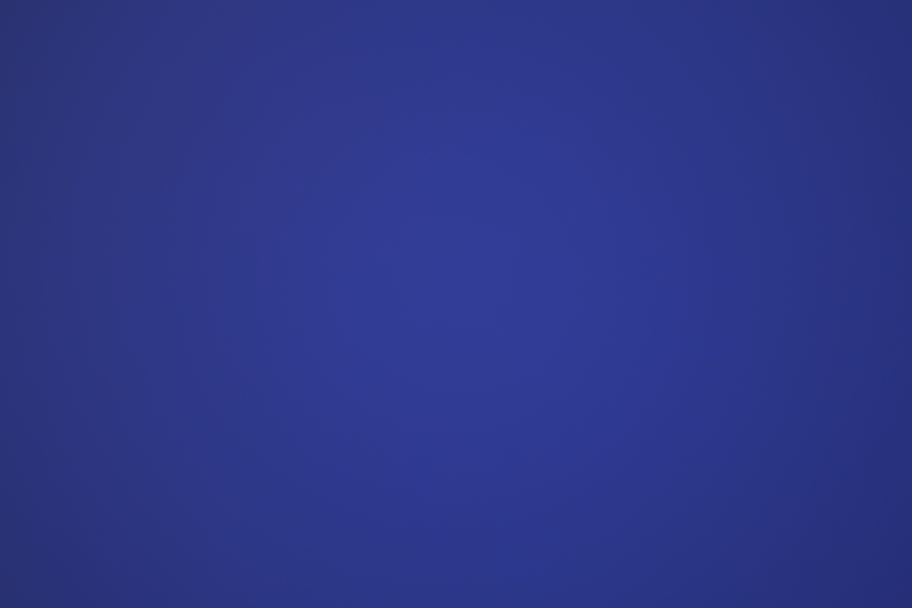
#> input picture calibration/flatfield_10x_5800K_bin3.png, 1824 x 1216 px (shown at 1/2 size)
$ python -i analyze_focus_scan.py   (imports and definitions only)   (older library calls are emulated)
#> lines starting #> are read from the running program, lines starting #| are printed output that depends on the picture
"""Analyze focus quality from scan_area_with_focus.py output.

Computes sharpness metrics per frame, correlates with Z tracking error,
and generates visualizations to validate focus tracking performance.

Usage:
    python analyze_focus_scan.py scans/test_focus_scan/
    python analyze_focus_scan.py scans/test_focus_scan/ --show
"""

import argparse
import csv
import json
from pathlib import Path

import cv2
import numpy as np
from PIL import Image


def analyze_frame(image_path: Path) -> dict:
    """Compute sharpness metrics for a single frame.

    Returns:
        Dict with tenengrad and laplacian variance metrics.
    """
#> called with image_path = 'calibration/flatfield_10x_5800K_bin3.png'
    img = cv2.imread(str(image_path))
#> img is the input picture: shape (1216, 1824, 3); mean B, G, R 136.2, 55.5, 45.2
    if img is None:
        return {"tenengrad": None, "laplacian": None}

    gray = cv2.cvtColor(img, cv2.COLOR_BGR2GRAY)
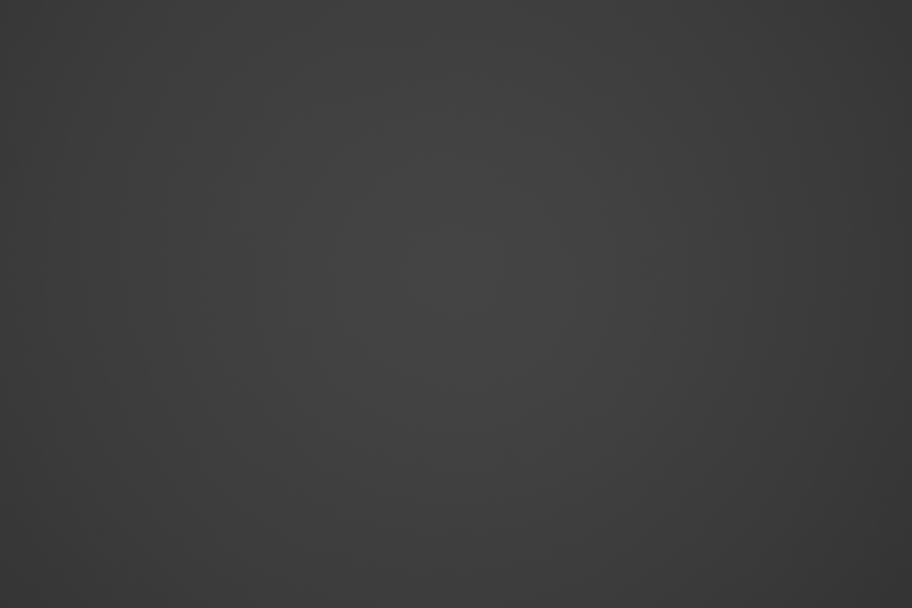
#> gray: shape (1216, 1824) (shown at 1/2 size); min 51, max 69, mean 61.6

    # Tenengrad - Sobel gradient magnitude (good for edges)
    sobel_x = cv2.Sobel(gray, cv2.CV_64F, 1, 0, ksize=5)
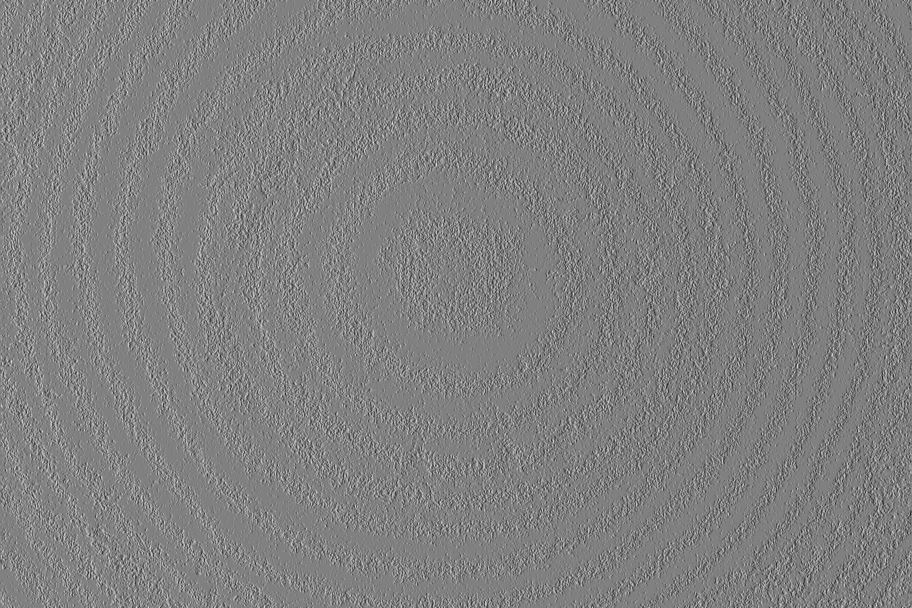
#> sobel_x: shape (1216, 1824) float64 (shown at 1/2 size); min -67, max 66, mean -0.1; drawn with min black and max white
    sobel_y = cv2.Sobel(gray, cv2.CV_64F, 0, 1, ksize=5)
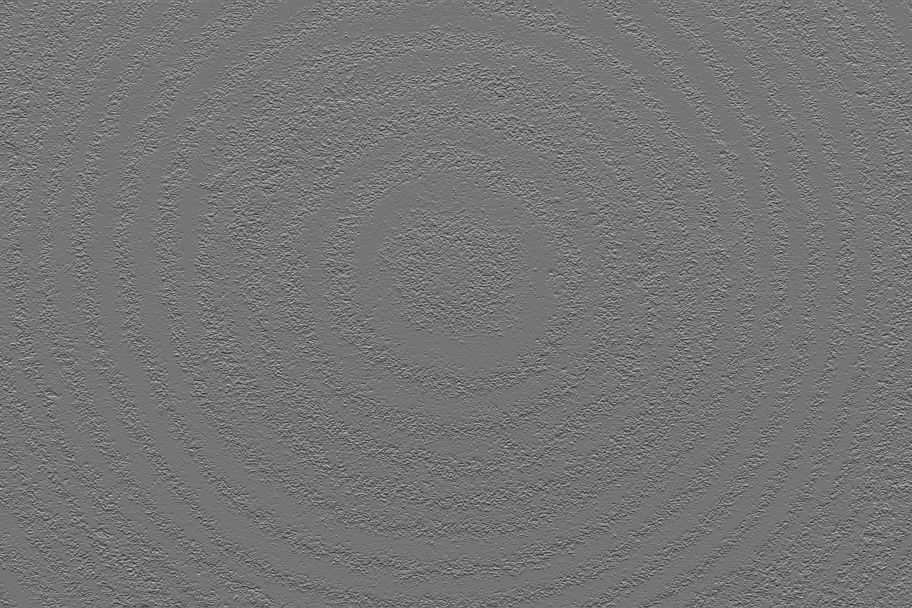
#> sobel_y: shape (1216, 1824) float64 (shown at 1/2 size); min -68, max 79, mean -0.2; drawn with min black and max white
    tenengrad = float(cv2.mean(cv2.magnitude(sobel_x, sobel_y))[0])
#> tenengrad = 14.21

    # Laplacian variance - high frequency content
    laplacian = float(cv2.Laplacian(gray, cv2.CV_64F).var())
#> laplacian = 1.78

    return {"tenengrad": tenengrad, "laplacian": laplacian}


# [409 lines left out: functions z_error_color, create_filmstrip, create_comparison, main, not called in this run]


# [2 lines not run here, left out]

>>> result = analyze_frame('calibration/flatfield_10x_5800K_bin3.png')
#> result = {'tenengrad': 14.21, 'laplacian': 1.78}

$ run again, on calibration/flatfield_50x_5800K_bin3.png
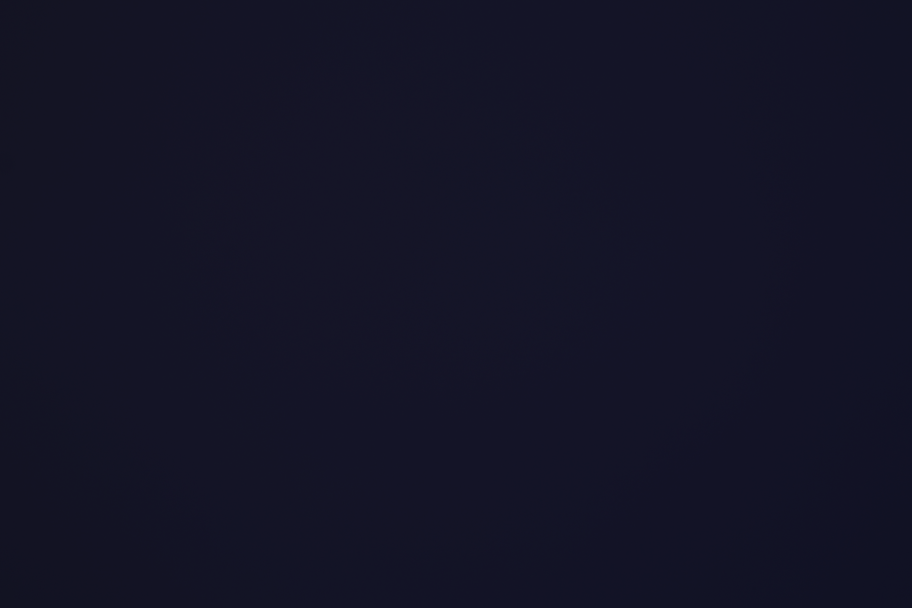
#> input picture calibration/flatfield_50x_5800K_bin3.png, 1824 x 1216 px (shown at 1/2 size)
#> in analyze_frame, img is the input picture: shape (1216, 1824, 3); mean B, G, R 38.1, 19.8, 19.6
#> in analyze_frame, `gray = cv2.cvtColor(img, cv2.COLOR_BGR2GRAY)`:
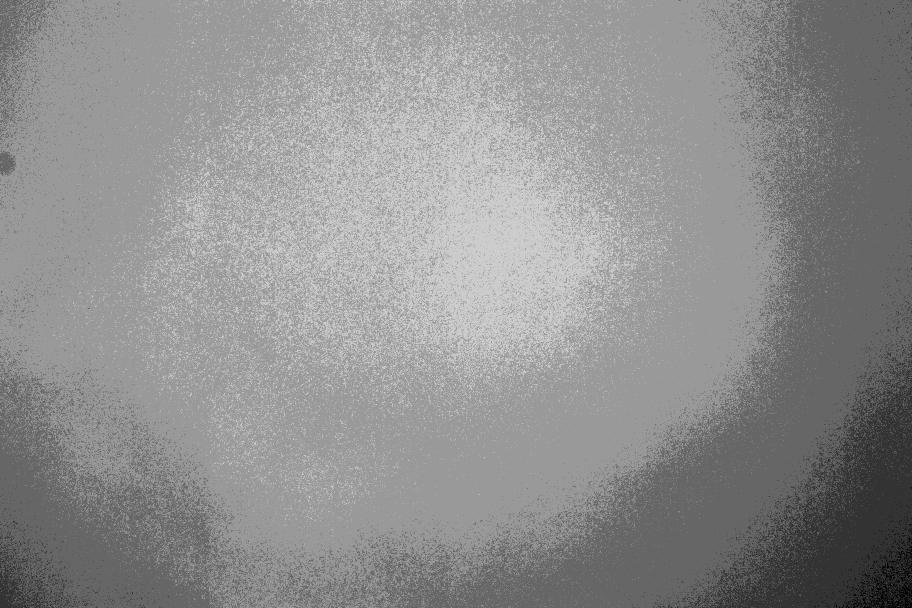
#> gray: shape (1216, 1824) (shown at 1/2 size); min 19, max 24, mean 21.8; drawn with min black and max white
#> in analyze_frame, `sobel_y = cv2.Sobel(gray, cv2.CV_64F, 0, 1, ksize=5)`:
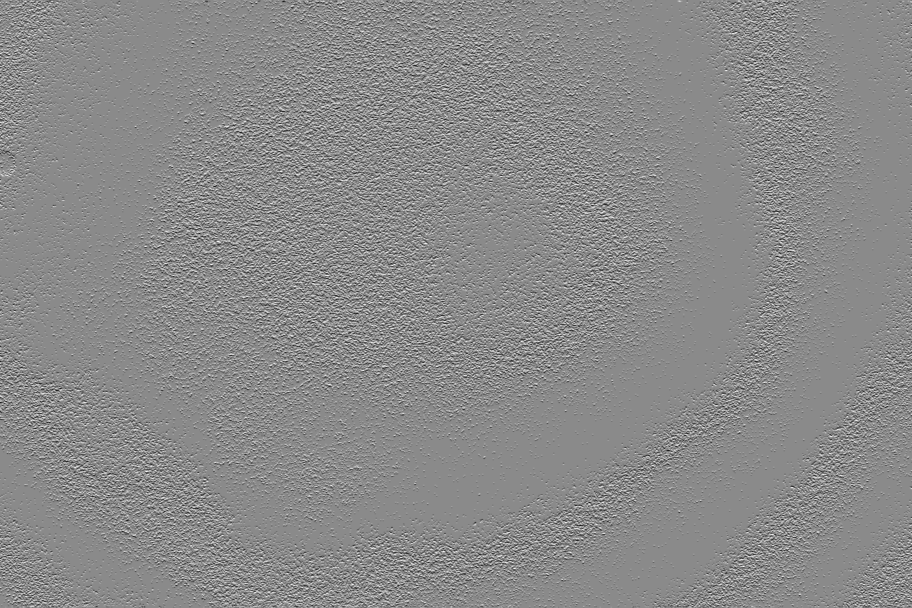
#> sobel_y: shape (1216, 1824) float64 (shown at 1/2 size); min -57, max 48, mean -0.1; drawn with min black and max white
#> tenengrad = 11.66
#> laplacian = 1.66
#> result = {'tenengrad': 11.66, 'laplacian': 1.66}
